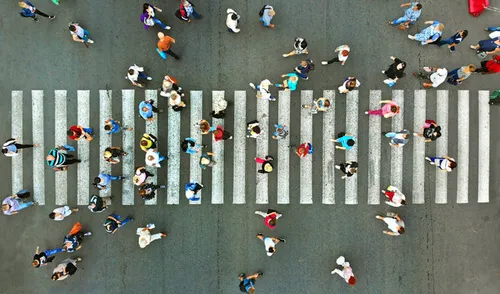
#> input picture pedestrian/360_F_224656606_5iJMRRdxrfsfbMQQlMeV7fOVjnG45Db0.webp, 500 x 294 px, found by its file name
$ python detectPedestrian.py
#> lines starting #> are read from the running program, lines starting #| are printed output that depends on the picture; after the words box and inside, x2 and y2 are one past the last pixel; in counts of white or black regions, pixels touching at a corner belong together
# People Detection using HOG and Non-Maximum Suppression
import cv2
from imutils.object_detection import non_max_suppression
from imutils import resize
import numpy as np

hog = cv2.HOGDescriptor()
hog.setSVMDetector(cv2.HOGDescriptor_getDefaultPeopleDetector())

img = cv2.imread('pedestrian/360_F_224656606_5iJMRRdxrfsfbMQQlMeV7fOVjnG45Db0.webp')
#> img is the input picture: shape (294, 500, 3); mean B, G, R 112.8, 122.6, 115.3
img = resize(img,height=500)
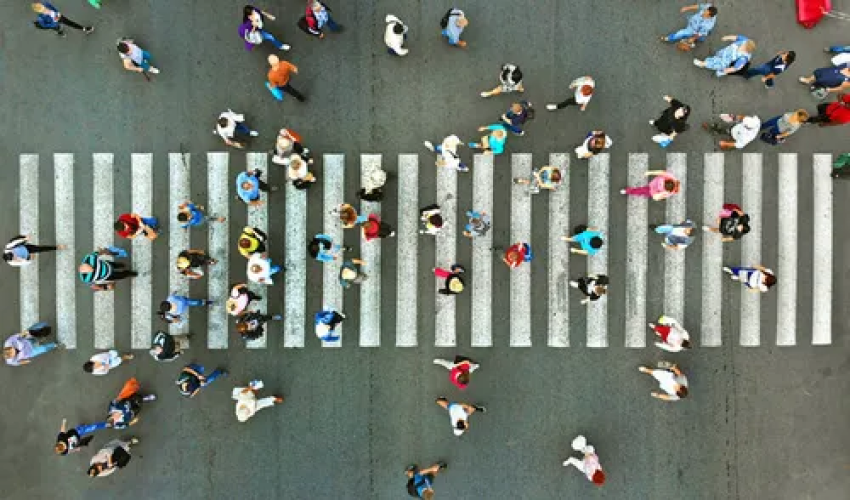
#> img: shape (500, 850, 3); mean B, G, R 112.7, 122.5, 115.2

rects,weights = hog.detectMultiScale(img,winStride=(4,4),padding=(8,8),scale=1.05)
#> rects = [[485, 232, 67, 134], [18, 315, 83, 165], [381, 185, 98, 196]]; weights = [0.325, 0.282, 0.336]

copy = img.copy()
for x,y,w,h in rects:
    cv2.rectangle(copy,(x,y),(x+w,y+h),(0,0,255),2)
#> this loop made 3 passes
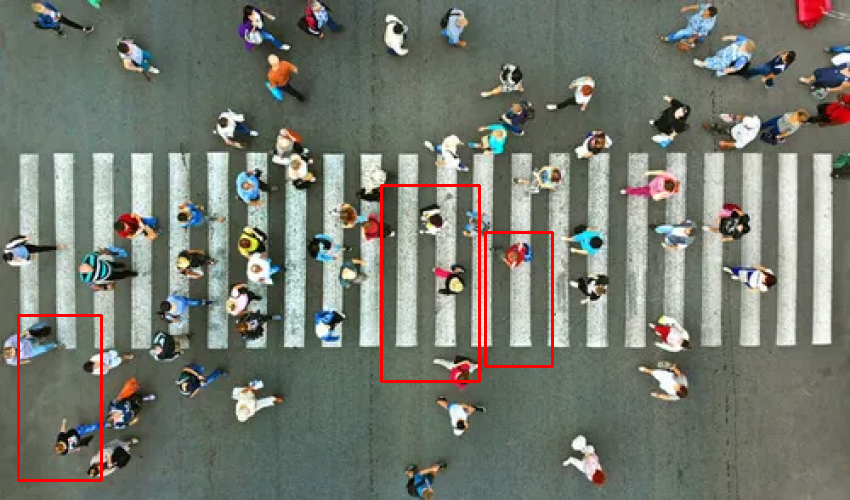
#> copy: shape (500, 850, 3); 1.05% of pixels changed, all inside (x1, y1, x2, y2) = (17, 184, 554, 482)

cv2.imshow('before suppression',copy)
cv2.waitKey(0)

r = np.array([[x,y,x+w,y+h] for x,y,w,h in rects])
#> r = [[485, 232, 552, 366], [18, 315, 101, 480], [381, 185, 479, 381]]
pick = non_max_suppression(r,probs=None,overlapThresh=0.65)
#> pick = [[18, 315, 101, 480], [381, 185, 479, 381], [485, 232, 552, 366]]

for xa,ya,xb,yb in pick:
    cv2.rectangle(img,(xa,ya),(xb,yb),(0,255,0),2)
#> this loop made 3 passes
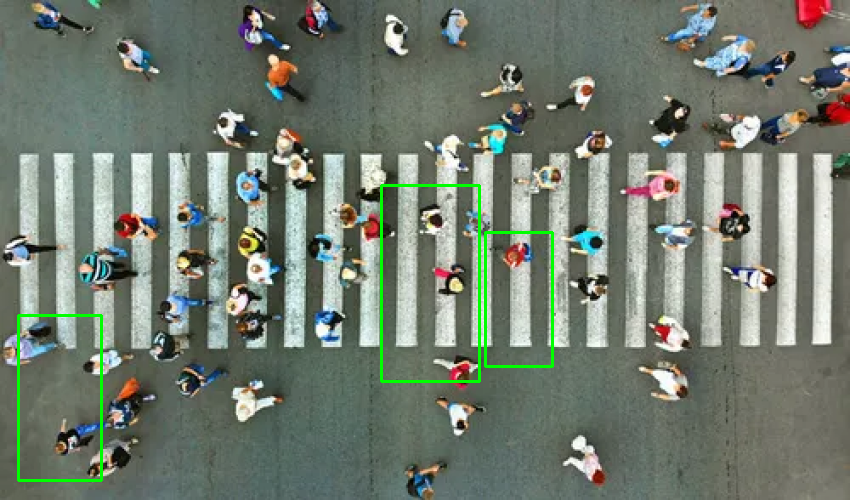
#> img: shape (500, 850, 3); 1.05% of pixels changed, all inside (x1, y1, x2, y2) = (17, 184, 554, 482)

cv2.imshow('after suppression',img)
cv2.waitKey(0)

cv2.destroyAllWindows()
